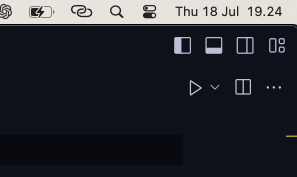
#> input picture asset/image1.png, 297 x 177 px
$ python morfologi.py
#> lines starting #> are read from the running program, lines starting #| are printed output that depends on the picture
import cv2
import numpy as np
img = cv2.imread('asset/image1.png',0)
#> img: shape (177, 297); min 0, max 229, mean 44.6
kernel = np.ones((5,5), np.uint8)
img_erosion = cv2.erode(img, kernel, iterations=1)
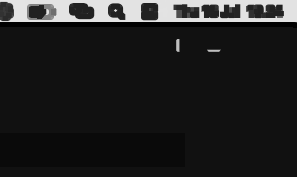
#> img_erosion: shape (177, 297); min 0, max 228, mean 32.7
img_dilation = cv2.dilate(img, kernel, iterations=1)
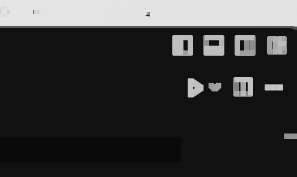
#> img_dilation: shape (177, 297); min 10, max 229, mean 55.3
cv2.imshow('Erosion', img_erosion)
cv2.imshow('Dilation', img_dilation)
